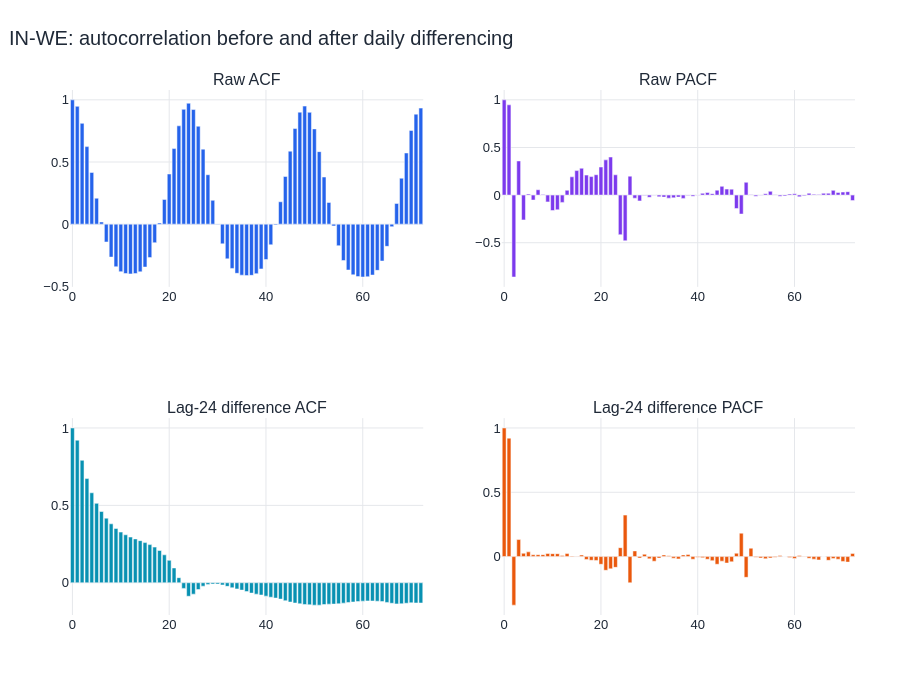

This figure's notebook cell:
### Markdown cell above
## 7. ACF and PACF analysis

*Measure how strongly the present depends on earlier hours*

The charts use the latest year and 72 lags. This is enough to show three daily cycles while keeping the calculation responsive.

### Code cell
sample = data["carbon"].iloc[-365 * 24:]
sample_diff = sample.diff(24).dropna()
lag_count = 72
raw_acf, raw_pacf = acf(sample, nlags=lag_count, fft=True), pacf(sample, nlags=lag_count, method="ywm")
diff_acf, diff_pacf = acf(sample_diff, nlags=lag_count, fft=True), pacf(sample_diff, nlags=lag_count, method="ywm")
lags = np.arange(lag_count + 1)
fig = make_subplots(rows=2, cols=2,
                    subplot_titles=("Raw ACF", "Raw PACF", "Lag-24 difference ACF", "Lag-24 difference PACF"))
for values, row, col, color in [
    (raw_acf, 1, 1, "#2563eb"), (raw_pacf, 1, 2, "#7c3aed"),
    (diff_acf, 2, 1, "#0891b2"), (diff_pacf, 2, 2, "#ea580c")]:
    fig.add_trace(go.Bar(x=lags, y=values, marker_color=color, showlegend=False), row=row, col=col)
fig.update_layout(height=700, title=f"{REGION}: autocorrelation before and after daily differencing")
show_chart(fig)

display(Markdown(
    f"Raw correlation at lag 24 is **{raw_acf[24]:.3f}**. After daily differencing it becomes "
    f"**{diff_acf[24]:.3f}**. Strong lag-24 structure supports seasonal models, while the faster decay after differencing "
    "supports ARIMA-style short-memory modelling on the transformed series."
))

### Figure 1 — Plotly figure (JSON) as saved in the notebook; plotly's stock layout.template omitted (floating-point values rounded to 4 significant figures)
{"data": [{"marker": {"color": "#2563eb"}, "showlegend": false, "type": "bar", "x": [0, 1, 2, 3, 4, 5, 6, 7, 8, 9, 10, 11, 12, 13, 14, 15, 16, 17, 18, 19, 20, 21, 22, 23, 24, 25, 26, 27, 28, 29, 30, 31, 32, 33, 34, 35, 36, 37, 38, 39, 40, 41, 42, 43, 44, 45, 46, 47, 48, 49, 50, 51, 52, 53, 54, 55, 56, 57, 58, 59, 60, 61, 62, 63, 64, 65, 66, 67, 68, 69, 70, 71, 72], "xaxis": "x", "y": [1.0, 0.9478, 0.8108, 0.6238, 0.4159, 0.2086, 0.01758, -0.1438, -0.2652, -0.3427, -0.3822, -0.3971, -0.4004, -0.3978, -0.3838, -0.3453, -0.2691, -0.1493, 0.01012, 0.1988, 0.4034, 0.608, 0.791, 0.9236, 0.9729, 0.922, 0.7878, 0.6033, 0.3975, 0.1917, 0.001817, -0.1587, -0.2793, -0.3563, -0.3957, -0.4106, -0.4142, -0.4119, -0.3983, -0.3604, -0.285, -0.1662, -0.007678, 0.1801, 0.3836, 0.5872, 0.7692, 0.9009, 0.9498, 0.8994, 0.7664, 0.5834, 0.379, 0.1745, -0.01421, -0.1735, -0.293, -0.3691, -0.4078, -0.4222, -0.4255, -0.4231, -0.4096, -0.3718, -0.2968, -0.1785, -0.0206, 0.1665, 0.3696, 0.5725, 0.7539, 0.885, 0.9337], "yaxis": "y"}, {"marker": {"color": "#7c3aed"}, "showlegend": false, "type": "bar", "x": [0, 1, 2, 3, 4, 5, 6, 7, 8, 9, 10, 11, 12, 13, 14, 15, 16, 17, 18, 19, 20, 21, 22, 23, 24, 25, 26, 27, 28, 29, 30, 31, 32, 33, 34, 35, 36, 37, 38, 39, 40, 41, 42, 43, 44, 45, 46, 47, 48, 49, 50, 51, 52, 53, 54, 55, 56, 57, 58, 59, 60, 61, 62, 63, 64, 65, 66, 67, 68, 69, 70, 71, 72], "xaxis": "x2", "y": [1.0, 0.9478, -0.8603, 0.3585, -0.2605, 0.01064, -0.05203, 0.05605, 0.005158, -0.07144, -0.162, -0.1543, -0.07676, 0.0508, 0.1917, 0.2571, 0.2821, 0.2099, 0.1943, 0.2138, 0.2951, 0.3699, 0.3996, 0.2131, -0.4158, -0.4796, 0.1991, -0.03252, -0.06139, -0.003538, -0.02325, -0.002957, -0.01816, -0.02111, -0.03188, -0.02889, -0.02083, -0.03447, -0.00308, -0.01336, -0.002504, 0.0185, 0.02696, 0.01535, 0.0518, 0.09181, 0.06304, 0.06249, -0.1414, -0.1991, 0.1342, 0.003169, -0.0118, -0.002722, 0.01404, 0.03956, 0.004375, -0.01189, -0.009585, 0.01096, 0.01389, -0.01782, -0.007541, 0.01919, 0.008095, 0.005715, 0.0187, 0.01925, 0.04967, 0.02791, 0.03209, 0.03579, -0.05797], "yaxis": "y2"}, {"marker": {"color": "#0891b2"}, "showlegend": false, "type": "bar", "x": [0, 1, 2, 3, 4, 5, 6, 7, 8, 9, 10, 11, 12, 13, 14, 15, 16, 17, 18, 19, 20, 21, 22, 23, 24, 25, 26, 27, 28, 29, 30, 31, 32, 33, 34, 35, 36, 37, 38, 39, 40, 41, 42, 43, 44, 45, 46, 47, 48, 49, 50, 51, 52, 53, 54, 55, 56, 57, 58, 59, 60, 61, 62, 63, 64, 65, 66, 67, 68, 69, 70, 71, 72], "xaxis": "x3", "y": [1.0, 0.921, 0.791, 0.673, 0.5812, 0.513, 0.4605, 0.4174, 0.3808, 0.3508, 0.3274, 0.3099, 0.2953, 0.2833, 0.2722, 0.2595, 0.2464, 0.2303, 0.2083, 0.1805, 0.1449, 0.09562, 0.03294, -0.03641, -0.08705, -0.07353, -0.04362, -0.02199, -0.012, -0.008407, -0.008653, -0.01407, -0.02312, -0.03216, -0.03971, -0.04749, -0.05686, -0.0667, -0.07363, -0.07937, -0.08655, -0.09332, -0.09887, -0.1055, -0.1158, -0.1246, -0.1309, -0.1356, -0.1402, -0.142, -0.1446, -0.1447, -0.1407, -0.138, -0.1378, -0.1358, -0.1315, -0.1272, -0.1243, -0.1215, -0.1188, -0.1172, -0.1178, -0.119, -0.1215, -0.1271, -0.1325, -0.1365, -0.1356, -0.1322, -0.1296, -0.1304, -0.1308], "yaxis": "y3"}, {"marker": {"color": "#ea580c"}, "showlegend": false, "type": "bar", "x": [0, 1, 2, 3, 4, 5, 6, 7, 8, 9, 10, 11, 12, 13, 14, 15, 16, 17, 18, 19, 20, 21, 22, 23, 24, 25, 26, 27, 28, 29, 30, 31, 32, 33, 34, 35, 36, 37, 38, 39, 40, 41, 42, 43, 44, 45, 46, 47, 48, 49, 50, 51, 52, 53, 54, 55, 56, 57, 58, 59, 60, 61, 62, 63, 64, 65, 66, 67, 68, 69, 70, 71, 72], "xaxis": "x4", "y": [1.0, 0.921, -0.3777, 0.1324, 0.02579, 0.03667, 0.01421, 0.01464, 0.0149, 0.02402, 0.02283, 0.02269, 0.009176, 0.02364, 0.005487, -0.00189, 0.01176, -0.02243, -0.02885, -0.03007, -0.0599, -0.1067, -0.0954, -0.0837, 0.06931, 0.3225, -0.2039, 0.04404, -0.01164, 0.01821, -0.01771, -0.03612, -0.01193, 0.01244, 0.006326, -0.01249, -0.01784, 0.01299, 0.01588, -0.02054, -0.004602, -0.00812, -0.02073, -0.03154, -0.05964, -0.03562, -0.05023, -0.04074, 0.02623, 0.1821, -0.1614, 0.06518, -0.005276, -0.01065, -0.01697, -0.01069, -0.005205, 0.008762, 0.0002665, -0.006249, -0.01468, 0.008627, 0.003231, -0.01341, -0.01981, -0.02615, -0.0002495, -0.02905, -0.01569, -0.02046, -0.03778, -0.0429, 0.02465], "yaxis": "y4"}], "layout": {"annotations": [{"font": {"size": 16}, "showarrow": false, "text": "Raw ACF", "x": 0.225, "xanchor": "center", "xref": "paper", "y": 1.0, "yanchor": "bottom", "yref": "paper"}, {"font": {"size": 16}, "showarrow": false, "text": "Raw PACF", "x": 0.775, "xanchor": "center", "xref": "paper", "y": 1.0, "yanchor": "bottom", "yref": "paper"}, {"font": {"size": 16}, "showarrow": false, "text": "Lag-24 difference ACF", "x": 0.225, "xanchor": "center", "xref": "paper", "y": 0.375, "yanchor": "bottom", "yref": "paper"}, {"font": {"size": 16}, "showarrow": false, "text": "Lag-24 difference PACF", "x": 0.775, "xanchor": "center", "xref": "paper", "y": 0.375, "yanchor": "bottom", "yref": "paper"}], "autosize": true, "font": {"color": "#1f2937", "family": "Arial, sans-serif", "size": 13}, "height": 700, "hoverlabel": {"font": {"size": 13}}, "margin": {"b": 85, "l": 70, "r": 45, "t": 90}, "title": {"font": {"size": 20}, "text": "IN-WE: autocorrelation before and after daily differencing", "x": 0.01, "xanchor": "left"}, "xaxis": {"anchor": "y", "automargin": true, "domain": [0.0, 0.45], "gridcolor": "#e5e7eb", "showgrid": true}, "xaxis2": {"anchor": "y2", "automargin": true, "domain": [0.55, 1.0], "gridcolor": "#e5e7eb", "showgrid": true}, "xaxis3": {"anchor": "y3", "automargin": true, "domain": [0.0, 0.45], "gridcolor": "#e5e7eb", "showgrid": true}, "xaxis4": {"anchor": "y4", "automargin": true, "domain": [0.55, 1.0], "gridcolor": "#e5e7eb", "showgrid": true}, "yaxis": {"anchor": "x", "automargin": true, "domain": [0.625, 1.0], "gridcolor": "#e5e7eb", "showgrid": true, "zeroline": false}, "yaxis2": {"anchor": "x2", "automargin": true, "domain": [0.625, 1.0], "gridcolor": "#e5e7eb", "showgrid": true, "zeroline": false}, "yaxis3": {"anchor": "x3", "automargin": true, "domain": [0.0, 0.375], "gridcolor": "#e5e7eb", "showgrid": true, "zeroline": false}, "yaxis4": {"anchor": "x4", "automargin": true, "domain": [0.0, 0.375], "gridcolor": "#e5e7eb", "showgrid": true, "zeroline": false}}}
